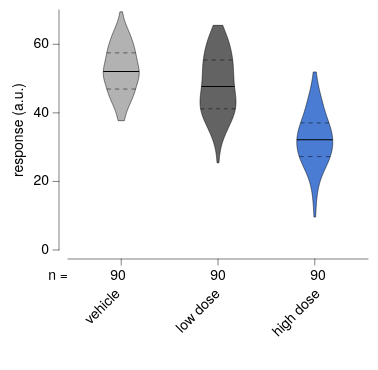

The specification (Vega-Lite) saved for this image:
### Vega-Lite specification from a JSON file in a GitHub repository (floating-point values rounded to 4 significant figures; data arrays with more than 128 entries replaced by an {"elided": "..."} marker saying what was removed)
{"background": null, "config": {"arc": {"fill": "#DBDBDB", "fillOpacity": 1.0, "innerRadius": 30.0, "padAngle": 0.03, "stroke": "black", "strokeOpacity": 1, "strokeWidth": 0.25}, "area": {"fill": "#DBDBDB", "fillOpacity": 1.0, "stroke": "black", "strokeOpacity": 1, "strokeWidth": 0.25}, "axis": {"domain": true, "domainCap": "round", "domainColor": "black", "domainWidth": 0.25, "grid": false, "gridCap": "round", "gridColor": "#F1F1F1", "gridDash": [0, 0], "gridOpacity": 1.0, "gridWidth": 0.25, "labelColor": "black", "labelFont": "Helvetica Neue, HelveticaNeue, Helvetica, Arial, sans-serif", "labelFontSize": 7, "labelFontStyle": "normal", "labelFontWeight": 400, "offset": 4.5, "ticks": true, "tickCap": "round", "tickColor": "black", "tickRound": false, "tickSize": 3, "tickWidth": 0.25, "titleColor": "black", "titleFont": "Helvetica Neue, HelveticaNeue, Helvetica, Arial, sans-serif", "titleFontSize": 7, "titleFontStyle": "normal", "titleFontWeight": 400}, "axisX": {"domain": true, "labelAlign": "center", "labelAngle": 0, "labels": true, "ticks": true, "translate": 0}, "axisY": {"domain": true, "labelAlign": "right", "labelAngle": 0, "labels": true, "ticks": true, "translate": 0}, "axisRight": {"domain": true, "labelAlign": "left", "labelAngle": 0, "labels": true, "ticks": true, "translate": 0}, "axisTop": {"domain": true, "labelAlign": "center", "labelAngle": 0, "labels": true, "ticks": true, "translate": 0}, "axisBand": {"tickOffset": 0}, "bar": {"fill": "#DBDBDB", "fillOpacity": 1.0, "stroke": "black", "strokeOpacity": 1, "strokeWidth": 0.25}, "boxplot": {"size": 10.8, "ticks": {"cornerRadius": 0.25, "fill": "black", "opacity": 1, "size": 5.4, "thickness": 0.25}, "box": {"fillOpacity": 1.0, "stroke": "black", "strokeOpacity": 1, "strokeWidth": 0.25}, "median": {"cornerRadius": 0, "fill": "black", "fillOpacity": 1.0, "opacity": 1, "size": 10.8, "thickness": 0.25}, "rule": {"fill": "black", "fillOpacity": 1.0, "size": 12.0, "stroke": "black", "strokeDash": [0, 0], "strokeOpacity": 1, "strokeWidth": 0.25}, "outliers": {"color": "black", "fill": "black", "fillOpacity": 1.0, "size": 0, "stroke": "black", "strokeOpacity": 1, "strokeWidth": 0.25}}, "circle": {"fill": "black", "fillOpacity": 1.0, "size": 1.5, "stroke": null, "strokeOpacity": 1, "strokeWidth": 0.25}, "errorband": {"band": {"fillOpacity": 0.6, "stroke": null, "strokeWidth": 0.25, "strokeOpacity": 1}, "borders": {"opacity": 0, "strokeOpacity": 0.25, "strokeWidth": 1}}, "errorbar": {"opacity": 1, "rule": {"strokeDash": [0, 0], "strokeWidth": 0.25}, "ticks": {"color": "black", "cornerRadius": 0.125, "opacity": 1, "size": 7.2, "thickness": 0.25}, "thickness": 0.25}, "font": "Helvetica Neue, HelveticaNeue, Helvetica, Arial, sans-serif", "geoshape": {"fill": "#DBDBDB", "fillOpacity": 1.0, "stroke": "black", "strokeOpacity": 1, "strokeWidth": 0.25}, "header": {"labelColor": "black", "labelFont": "Helvetica Neue, HelveticaNeue, Helvetica, Arial, sans-serif", "labelFontSize": 7, "labelFontStyle": "normal", "labelFontWeight": 400, "titleColor": "black", "titleFont": "Helvetica Neue, HelveticaNeue, Helvetica, Arial, sans-serif", "titleFontSize": 7, "titleFontStyle": "normal", "titleFontWeight": 400, "titlePadding": 0}, "legend": {"disable": false, "offset": 4.5, "titlePadding": 4, "labelOffset": 2, "gradientLabelOffset": 2, "gradientLength": 60.0, "gradientThickness": 6.0, "gradientOpacity": 1.0, "gradientStrokeColor": "black", "gradientStrokeWidth": 0.25, "labelColor": "black", "labelFont": "Helvetica Neue, HelveticaNeue, Helvetica, Arial, sans-serif", "labelFontSize": 7, "labelFontStyle": "normal", "labelFontWeight": 400, "strokeColor": "black", "strokeWidth": 0, "symbolSize": 42, "symbolStrokeColor": "black", "symbolStrokeWidth": 0.25, "titleColor": "black", "titleFont": "Helvetica Neue, HelveticaNeue, Helvetica, Arial, sans-serif", "titleFontSize": 7, "titleFontStyle": "normal", "titleFontWeight": 400}, "line": {"color": "black", "stroke": "black", "strokeCap": "butt", "strokeDash": [0, 0], "strokeOpacity": 1, "strokeWidth": 0.5}, "point": {"filled": true, "fill": "#DBDBDB", "fillOpacity": 1.0, "size": 6.0, "stroke": "black", "strokeOpacity": 1, "strokeWidth": 0.25}, "range": {"category": ["#B2B2B2", "#636363", "#4A7CD3", "#008542", "#382864", "#509F98", "#284F93", "#005226", "#A398D6", "#173633"], "diverging": {"scheme": ["#443E60", "#5F597E", "#7C759B", "#9994B6", "#B7B4CC", "#D6D5DC", "#F6F6F6", "#D1DAD9", "#A4C2BF", "#7AA9A4", "#578E89", "#37736E", "#1B5954"]}, "heatmap": {"scheme": ["#32022B", "#43044D", "#4C196E", "#4D338C", "#484DA6", "#3A68BB", "#1D83CA", "#1D9CCB", "#23B5C9", "#28CDC5", "#4DE0B4", "#91EE9F"]}, "ordinal": {"scheme": ["#F1F1F1", "#DBDBDB", "#C6C6C6", "#B2B2B2", "#9D9D9D", "#898989", "#767676", "#636363", "#515151", "#404040", "#2F2F2F", "#1F1F1F"]}, "ramp": {"scheme": ["#32022B", "#43044D", "#4C196E", "#4D338C", "#484DA6", "#3A68BB", "#1D83CA", "#1D9CCB", "#23B5C9", "#28CDC5", "#4DE0B4", "#91EE9F"]}}, "rule": {"color": "black", "stroke": "black", "strokeCap": "round", "strokeDash": [2, 2], "strokeOpacity": 1, "strokeWidth": 0.25}, "scale": {"bandPaddingInner": 0.1, "bandPaddingOuter": 0.1, "round": false}, "rect": {"fill": "#DBDBDB", "fillOpacity": 1.0, "stroke": "black", "strokeOpacity": 1, "strokeWidth": 0.25}, "square": {"fill": "#DBDBDB", "fillOpacity": 1.0, "size": 12.0, "stroke": "black", "strokeOpacity": 1, "strokeWidth": 0.25}, "text": {"color": "black", "font": "Helvetica Neue, HelveticaNeue, Helvetica, Arial, sans-serif", "fontSize": 7, "fontStyle": "normal", "fontWeight": 400}, "tick": {"color": "black", "cornerRadius": 0.125, "opacity": 1.0, "size": 10.8, "thickness": 0.25}, "title": {"anchor": "middle", "frame": "group", "color": "black", "font": "Helvetica Neue, HelveticaNeue, Helvetica, Arial, sans-serif", "fontSize": 7, "fontStyle": "normal", "fontWeight": 400, "subtitleColor": "black", "subtitleFont": "Helvetica Neue, HelveticaNeue, Helvetica, Arial, sans-serif", "subtitleFontSize": "Helvetica Neue, HelveticaNeue, Helvetica, Arial, sans-serif", "subtitleFontStyle": "normal", "subtitleFontWeight": 400}, "trail": {"color": "black", "opacity": 1, "size": 0.5}, "view": {"continuousWidth": 150, "continuousHeight": 120, "discreteWidth": 150, "discreteHeight": 120, "fill": null, "stroke": null, "strokeWidth": 0.25}}, "vconcat": [{"layer": [{"data": {"name": "data-b188c3ebfe0d2a5d1f665d1d7dc7d193"}, "mark": {"type": "line", "fillOpacity": 1.0, "filled": true, "stroke": "black", "strokeOpacity": 1, "strokeWidth": 0.25}, "encoding": {"color": {"field": "__group", "legend": null, "scale": {"domain": ["vehicle", "low dose", "high dose"]}, "sort": ["vehicle", "low dose", "high dose"], "title": null, "type": "nominal"}, "order": {"field": "__order", "type": "quantitative"}, "x": {"axis": null, "field": "__x", "scale": {"domain": [0, 150], "padding": 0}, "type": "quantitative"}, "y": {"field": "__y", "title": "response (a.u.)", "type": "quantitative"}}}, {"data": {"values": [{"__group": "vehicle", "__y": 46.94, "__x": 19.4, "__x2": 33.82, "__dysonsphere__": 1}]}, "mark": {"type": "rule", "color": "black", "strokeCap": "butt", "strokeDash": [2.06, 2.06], "strokeWidth": 0.25}, "encoding": {"x": {"axis": null, "field": "__x", "scale": {"domain": [0, 150], "padding": 0}, "type": "quantitative"}, "x2": {"field": "__x2"}, "y": {"field": "__y", "title": "response (a.u.)", "type": "quantitative"}}}, {"data": {"values": [{"__group": "vehicle", "__y": 57.5, "__x": 19.39, "__x2": 33.84, "__dysonsphere__": 1}]}, "mark": {"type": "rule", "color": "black", "strokeCap": "butt", "strokeDash": [2.065, 2.065], "strokeWidth": 0.25}, "encoding": {"x": {"axis": null, "field": "__x", "scale": {"domain": [0, 150], "padding": 0}, "type": "quantitative"}, "x2": {"field": "__x2"}, "y": {"field": "__y", "title": "response (a.u.)", "type": "quantitative"}}}, {"data": {"values": [{"__group": "low dose", "__y": 41.18, "__x": 66.29, "__x2": 83.71, "__dysonsphere__": 1}]}, "mark": {"type": "rule", "color": "black", "strokeCap": "butt", "strokeDash": [1.936, 1.936], "strokeWidth": 0.25}, "encoding": {"x": {"axis": null, "field": "__x", "scale": {"domain": [0, 150], "padding": 0}, "type": "quantitative"}, "x2": {"field": "__x2"}, "y": {"field": "__y", "title": "response (a.u.)", "type": "quantitative"}}}, {"data": {"values": [{"__group": "low dose", "__y": 55.41, "__x": 67.64, "__x2": 82.36, "__dysonsphere__": 1}]}, "mark": {"type": "rule", "color": "black", "strokeCap": "butt", "strokeDash": [2.102, 2.102], "strokeWidth": 0.25}, "encoding": {"x": {"axis": null, "field": "__x", "scale": {"domain": [0, 150], "padding": 0}, "type": "quantitative"}, "x2": {"field": "__x2"}, "y": {"field": "__y", "title": "response (a.u.)", "type": "quantitative"}}}, {"data": {"values": [{"__group": "high dose", "__y": 27.25, "__x": 115.6, "__x2": 131.2, "__dysonsphere__": 1}]}, "mark": {"type": "rule", "color": "black", "strokeCap": "butt", "strokeDash": [2.219, 2.219], "strokeWidth": 0.25}, "encoding": {"x": {"axis": null, "field": "__x", "scale": {"domain": [0, 150], "padding": 0}, "type": "quantitative"}, "x2": {"field": "__x2"}, "y": {"field": "__y", "title": "response (a.u.)", "type": "quantitative"}}}, {"data": {"values": [{"__group": "high dose", "__y": 37.07, "__x": 116.3, "__x2": 130.5, "__dysonsphere__": 1}]}, "mark": {"type": "rule", "color": "black", "strokeCap": "butt", "strokeDash": [2.032, 2.032], "strokeWidth": 0.25}, "encoding": {"x": {"axis": null, "field": "__x", "scale": {"domain": [0, 150], "padding": 0}, "type": "quantitative"}, "x2": {"field": "__x2"}, "y": {"field": "__y", "title": "response (a.u.)", "type": "quantitative"}}}, {"data": {"values": [{"__group": "vehicle", "__y": 51.94, "__x": 17.62, "__x2": 35.6, "__dysonsphere__": 1}, {"__group": "vehicle", "__y": 52.07, "__x": 17.63, "__x2": 35.59, "__dysonsphere__": 1}, {"__group": "vehicle", "__y": 52.08, "__x": 17.63, "__x2": 35.59, "__dysonsphere__": 1}, {"__group": "vehicle", "__y": 52.23, "__x": 17.65, "__x2": 35.57, "__dysonsphere__": 1}, {"__group": "low dose", "__y": 47.53, "__x": 66.69, "__x2": 83.31, "__dysonsphere__": 1}, {"__group": "low dose", "__y": 47.59, "__x": 66.7, "__x2": 83.3, "__dysonsphere__": 1}, {"__group": "low dose", "__y": 47.67, "__x": 66.72, "__x2": 83.28, "__dysonsphere__": 1}, {"__group": "low dose", "__y": 47.79, "__x": 66.74, "__x2": 83.26, "__dysonsphere__": 1}, {"__group": "low dose", "__y": 47.82, "__x": 66.75, "__x2": 83.25, "__dysonsphere__": 1}, {"__group": "high dose", "__y": 32.02, "__x": 114.4, "__x2": 132.4, "__dysonsphere__": 1}, {"__group": "high dose", "__y": 32.15, "__x": 114.4, "__x2": 132.4, "__dysonsphere__": 1}, {"__group": "high dose", "__y": 32.17, "__x": 114.4, "__x2": 132.4, "__dysonsphere__": 1}, {"__group": "high dose", "__y": 32.32, "__x": 114.4, "__x2": 132.3, "__dysonsphere__": 1}]}, "mark": {"type": "area", "fill": "black", "fillOpacity": 1, "opacity": 1, "stroke": null, "strokeWidth": 0}, "encoding": {"detail": {"field": "__group", "type": "nominal"}, "x": {"axis": null, "field": "__x", "scale": {"domain": [0, 150], "padding": 0}, "type": "quantitative"}, "x2": {"field": "__x2"}, "y": {"field": "__y", "title": "response (a.u.)", "type": "quantitative"}}}, {"data": {"name": "data-6bd39c6bd4525748c4c119aba5f817af"}, "mark": {"type": "bar", "opacity": 0}, "encoding": {"x": {"axis": {"labels": false, "title": null}, "field": "condition", "scale": {"domain": ["vehicle", "low dose", "high dose"]}, "sort": ["vehicle", "low dose", "high dose"], "title": "condition", "type": "nominal"}}, "transform": [{"filter": "false"}]}], "resolve": {"axis": {"x": "independent"}}}, {"layer": [{"data": {"name": "data-f7b265060270c2eb724ce184e30b4700"}, "mark": {"type": "text", "align": "right", "baseline": "middle", "fontSize": 7}, "encoding": {"text": {"field": "__label", "type": "nominal"}, "x": {"value": 0}, "y": {"axis": {"domain": false, "grid": false, "labels": false, "ticks": false, "title": null}, "bandPosition": 0.5, "field": "__label", "scale": {"domain": ["n ="], "range": [0, 10]}, "sort": ["n ="], "type": "nominal"}}}, {"data": {"name": "data-dca18eeb21462a62762b1477ff6ba404"}, "mark": {"type": "text", "align": "center", "baseline": "middle", "fontSize": 7}, "encoding": {"text": {"field": "__value", "type": "nominal"}, "x": {"axis": {"domain": false, "grid": false, "labels": false, "ticks": false, "title": null}, "field": "__category", "scale": {"domain": ["vehicle", "low dose", "high dose"]}, "sort": ["vehicle", "low dose", "high dose"], "type": "nominal"}, "y": {"axis": {"domain": false, "grid": false, "labels": false, "ticks": false, "title": null}, "bandPosition": 0.5, "field": "__label", "scale": {"domain": ["n ="], "range": [0, 10]}, "sort": ["n ="], "type": "nominal"}}}, {"data": {"name": "data-4cf944eb84cc13600bd0d35cc72b7292"}, "mark": {"type": "text", "align": "right", "angle": 315, "baseline": "middle", "fontSize": 7}, "encoding": {"text": {"field": "__display", "type": "nominal"}, "x": {"axis": {"domain": false, "grid": false, "labels": false, "ticks": false, "title": null}, "field": "__category", "scale": {"domain": ["vehicle", "low dose", "high dose"]}, "sort": ["vehicle", "low dose", "high dose"], "type": "nominal"}, "y": {"value": 12.8}}}], "height": 42, "view": {"fill": null, "stroke": null}, "width": 150}], "resolve": {"scale": {"x": "shared"}}, "spacing": 0, "$schema": "https://vega.github.io/schema/vega-lite/v6.4.1.json", "datasets": {"data-b188c3ebfe0d2a5d1f665d1d7dc7d193": {"elided": "1203 records"}, "data-6bd39c6bd4525748c4c119aba5f817af": {"elided": "270 records"}, "data-f7b265060270c2eb724ce184e30b4700": [{"__label": "n =", "__dysonsphere__": 1}], "data-dca18eeb21462a62762b1477ff6ba404": [{"__label": "n =", "__category": "vehicle", "__value": "90", "__dysonsphere__": 1}, {"__label": "n =", "__category": "low dose", "__value": "90", "__dysonsphere__": 1}, {"__label": "n =", "__category": "high dose", "__value": "90", "__dysonsphere__": 1}], "data-4cf944eb84cc13600bd0d35cc72b7292": [{"__category": "vehicle", "__display": "vehicle", "__dysonsphere__": 1}, {"__category": "low dose", "__display": "low dose", "__dysonsphere__": 1}, {"__category": "high dose", "__display": "high dose", "__dysonsphere__": 1}]}}
